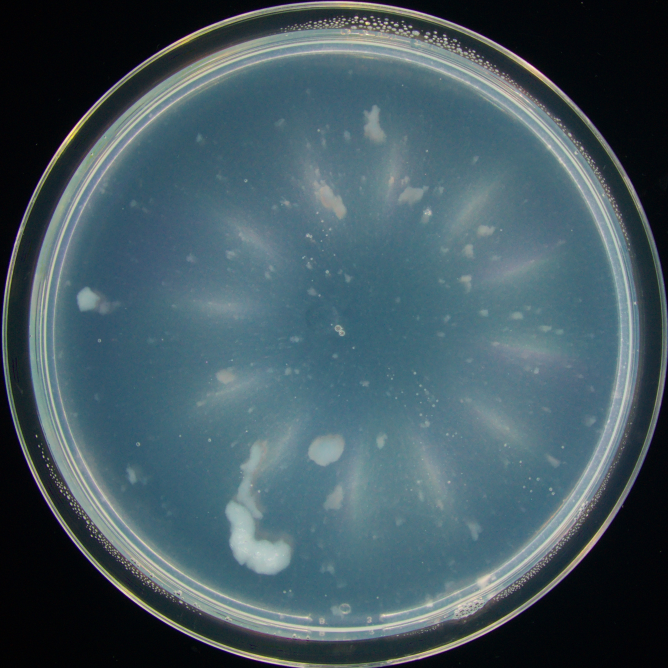
#> input picture Reshape Analysis/Outputs/QC/Cellulose Ammonium Sulfate/A1_sample_B2002_r3.0_f003.png, 668 x 668 px
$ python -i reshape_growth_analysis.py   (imports and definitions only)
#> lines starting #> are read from the running program, lines starting #| are printed output that depends on the picture
#> further down, picture is the input picture: shape (668, 668, 3); mean B, G, R 97.7, 89.3, 68.7
# -*- coding: utf-8 -*-
"""
RESHAPE radial growth analysis — image-sequence version.

Adapted from Juan F Sandoval's RESHAPE video pipeline for RI92 timelapse data
that is exported as one JPG sequence per plate rather than one video per plate.

Expected data layout (either a folder or a .zip, both work):

    Data/
      Dextrose Urea.zip                 <- or an extracted folder of the same name
        Dextrose Urea/
          A1/ RIS1_0_TL_10-PlateA1-0.jpg ... -95.jpg
          A2/ ...
          ...
          E3/ ...

The 15 positions A1-E3 are mapped to experimental conditions by
RESHAPE_PlateMap.xlsx (see reshape_platemap.py).

What it does per plate:
  1. Detect the agar circle once, on a reference frame (Hough, as in Juan's code).
  2. Mask + crop every frame to that circle.
  3. Background-subtract against frame 0 to segment mycelium.
  4. Record colony area, equivalent radius and mean RGB/luminance per frame.
  5. Average replicates by strain and plot growth curves, with controls handled
     separately.

Frames are processed in memory — no intermediate PNGs are written unless
SAVE_QC_FRAMES is on — so a 23 GB dataset does not become a 200 GB one.

Imperial College London
@Author: Wilson Porteus (built on Juan F Sandoval's RESHAPE pipeline)
@Date: July 2026
"""

from __future__ import annotations

import hashlib
import io
import math
import os
import pickle
import re
import zipfile
from pathlib import Path

import cv2
import matplotlib.pyplot as plt
import numpy as np
import pandas as pd

from reshape_summary import (
    kr_matrix,
    plot_kr_vs_mu,
    plot_minus_controls,
    minus_control_check,
    per_plate_rates,
    plot_kr_heatmap,
    strain_substrate_summary,
    write_summary_workbook,
)
from reshape_platemap import (
    ROLE_CONTAM,
    ROLE_UNUSED,
    ROLE_MINUS,
    ROLE_SAMPLE,
    ROLE_WATER,
    load_plate_map,
    plate_lookup,
    resolve_experiment,
)

# ---------------------------------------------------------------- paths
try:
    BASE_DIR = Path(__file__).resolve().parent.parent
except NameError:
    BASE_DIR = Path(os.getcwd())

INPUT_DIR = BASE_DIR / "Data"
PLATEMAP_PATH = BASE_DIR / "RESHAPE_PlateMap.xlsx"
OUTPUT_DIR = BASE_DIR / "Outputs"
# [1 line not run here, left out]
CACHE_DIR = OUTPUT_DIR / "cache"
# [1 line not run here, left out]

# ---------------------------------------------------------------- settings
# Restrict the run to specific experiments (folder names). Empty = all of them.
ONLY_EXPERIMENTS: list[str] = []

# Roles skipped entirely: not processed, not plotted, not in any CSV. Water plates
# carry no medium and so have no growth to measure. Set to () to bring them back;
# to drop an individual plate instead, set Include = N on its row in the workbook.
# "unused" marks a tray position that was deliberately not set up.
EXCLUDE_ROLES: tuple[str, ...] = (ROLE_WATER, ROLE_UNUSED)

FRAME_INTERVAL_HOURS = 0.5     # RI92 captured every 30 min
PLATE_DIAMETER_MM = 90.0
REFERENCE_FRAME_IDX = 2        # frame used to fit the agar circle

# --- condensation / baseline frame -----------------------------------------
# Growth is measured against a "clean" background frame. On plates that start
# with condensation, frame 0 is not clean: the condensation clearing shows up as
# a large apparent colony. When a plate's Baseline_Frame cell is blank the
# pipeline finds the first frame at which the image has stopped changing rapidly
# and uses that. Frames before the baseline are dropped from the series.
AUTO_BASELINE = True
AUTO_BASELINE_MAX_FRAME = 8      # never look past 4 h for a settled frame
AUTO_BASELINE_REF_FRAME = 20     # settled reference: 10 h, after condensation, before growth
AUTO_BASELINE_TOLERANCE = 1.5    # settled = within this multiple of the plateau level
AUTO_BASELINE_MIN_RATIO = 2.0    # frame 0 must be this much worse than the plateau
                                 # before we accept that condensation was present

# Source frames are 3040x3040. Analysing at full resolution is ~16x slower and
# changes area fractions by well under a percent. 0.25 -> 760x760.
DOWNSCALE = 0.25

# Agar detection (Hough) — radii are fractions of the frame's short side
HOUGH_MIN_RADIUS_FRAC = 0.35
HOUGH_MAX_RADIUS_FRAC = 0.48
HOUGH_DP = 1.2
HOUGH_MIN_DIST = 200
HOUGH_PARAM1 = 100
HOUGH_PARAM2 = 100
FALLBACK_RADIUS_FRAC = 0.45    # used if Hough finds nothing

# --- mycelium segmentation --------------------------------------------------
# Mycelium is brighter than the medium on every substrate here, so we threshold a
# signed rise in CIE lightness against the baseline frame rather than any colour
# change. Three things make that hold up across substrates:
#
#   RIM_KEEP          the Hough circle lands on the OUTER dish rim, and the wall
#                     plus meniscus occupy the outer ~20% of that radius. Measured
#                     on water controls, the artifact sits in the 0.8-0.9 band, so
#                     everything beyond RIM_KEEP is discarded. Without this the
#                     rim reflection is picked up as a colony.
#   drift correction  opaque media (cellulose, molasses) darken markedly over 48 h.
#                     Each frame the medium's own shift is measured from the pixels
#                     not yet claimed by the colony and subtracted, so a global
#                     change cannot flood the plate.
#   drift freezing    once the colony leaves less than MIN_MEDIUM_FRAC of visible
#                     medium there is nothing left to measure, and re-estimating
#                     would lock onto the colony itself and erase it. The last
#                     reliable value is held instead.
SEG_VERSION = 7                  # bump to invalidate cached results
RIM_KEEP = 0.78                  # fraction of detected radius analysed
MIN_DELTA_L = 3.0                # floor on brightness rise, 8-bit L units
MAD_K = 2.5                      # threshold = drift + MAD_K * robust sigma
MONOTONIC = True                 # a colony on agar does not shrink

# Segmentation runs in TWO PASSES over each plate.
#
# Pass 1 sweeps forward, estimating the medium drift and thresholding each frame,
# and unions the results into the colony's full footprint. Pass 2 replays the frames
# restricted to that footprint and accumulates, so the mask can only grow.
#
# A single streaming pass cannot do this. Deciding frame by frame which blob is the
# colony lets the choice jump between objects, which makes the mask shrink — the
# negative growth rates. Locking onto the first blob instead fixes the shrinking but
# freezes the plate on whatever it latched onto first: Molasses A1 locked onto an
# 8950 px artifact at frame 10 and stayed there for the remaining 43 hours while the
# real colony, a separate component, was never picked up. Size cannot separate the
# two — that artifact was larger than many genuine early colonies.
#
# Anchoring on the footprint works because the colony is unambiguous in the frames
# where it is largest, and growth on agar is spatially nested: mask(t) is contained
# in mask(T).
FOOTPRINT_DILATE_FRAC = 0.01     # slack around the footprint, fraction of plate radius
SEED_CORE_FRAC = 0.35            # inoculum region = this deep into the footprint

# Freezing the drift estimate. On a plate the mycelium eventually covers, the
# "medium pool" is really colony, and re-estimating from it walks the drift upward
# until the threshold exceeds the colony's own brightness and growth stops being
# detected — Molasses A1 drifted to +14 L and stalled at 58% on a fully covered
# plate. The estimate is therefore frozen while the pool is still mostly medium.
#
# Tempting alternative, do not use: capping the drift so it cannot rise. Some media
# (the blue agars) legitimately brighten, and capping makes the whole plate read as
# colony — it put a 43% mask on a visibly clean Dextrose Urea plate at 24 h.
MIN_MEDIUM_FRAC = 0.60
BLUR_KERNEL = 5
MORPH_KERNEL = 5
MIN_COMPONENT_AREA_FRAC = 2e-5   # fraction of agar area, scale-independent

# Loose aerial hyphae threshold as disconnected filaments with gaps between them.
# Each plate carries exactly one colony, so the mask is closed up and returned as a
# single filled region.
#   GAP_CLOSE_FRAC  morphological closing radius, as a fraction of the plate radius.
#                   Bridges gaps narrower than this between filaments of the same
#                   colony. Closing is dilate-then-erode, so the outer boundary is
#                   largely preserved; it fills gaps rather than growing the colony.
#   FILL_HOLES      fill anything enclosed by the colony outline. The interior of a
#                   colony is colonised even where individual hyphae are sparse.
GAP_CLOSE_FRAC = 0.06
FILL_HOLES = True

# Spores are pipetted into the middle, so the colony starts at the centre and grows
# outward. Components are therefore scored on how close their PIXELS get to the
# centre, not on their centroid: a long arc hugging the rim has a near-central
# centroid, which is how rim reflections used to win. Radii below are fractions of
# the plate radius.
NEAR_WEIGHT = 0.8                # penalty on the component's closest approach
MEAN_WEIGHT = 0.4                # penalty on its average distance from centre
MAX_START_RADIUS = 0.55          # reject anything never reaching within this of centre

# Output control
USE_CACHE = True               # reuse per-experiment pickles from a previous run
SAVE_QC_FRAMES = True          # write a few overlay PNGs per plate for eyeballing
QC_FRAME_INDICES = (0, 24, 48, 71, 95)
PLOTS = True
EXPORT_CSV = True

# [1 line not run here, left out]
plt.rcParams["font.sans-serif"] = ["Arial", "Helvetica", "DejaVu Sans"]

FRAME_RE = re.compile(r"-Plate([A-Z]\d+)-(\d+)\.jpe?g$", re.IGNORECASE)


# ================================================================ sources
class PlateSource:
    """Uniform access to plate frames, whether they live in a folder or a zip."""

    # [6 lines left out: function __init__, not called in this run]

    @property
    def name(self) -> str:
        return self.path.stem if self.is_zip else self.path.name

    # [19 lines left out: function _build_index, not called in this run]

    def plates(self) -> list[str]:
        return sorted(self._index.keys())

    def frame_indices(self, plate: str) -> list[int]:
        return [i for i, _ in self._index[plate]]

    # [13 lines left out: function read_frame, not called in this run]

    def close(self):
        if self._zf is not None:
            self._zf.close()


# [21 lines left out: function discover_sources, not called in this run]


# ================================================================ detection
def detect_agar_circle(image_bgr: np.ndarray) -> tuple[int, int, int]:
    """Fit the agar circle. Falls back to a centred circle if Hough finds none."""
    h, w = image_bgr.shape[:2]
#> h = 668; w = 668
    short = min(h, w)
#> short = 668
    min_r = int(short * HOUGH_MIN_RADIUS_FRAC)
#> min_r = 233
    max_r = int(short * HOUGH_MAX_RADIUS_FRAC)
#> max_r = 320

    gray = cv2.cvtColor(image_bgr, cv2.COLOR_BGR2GRAY)
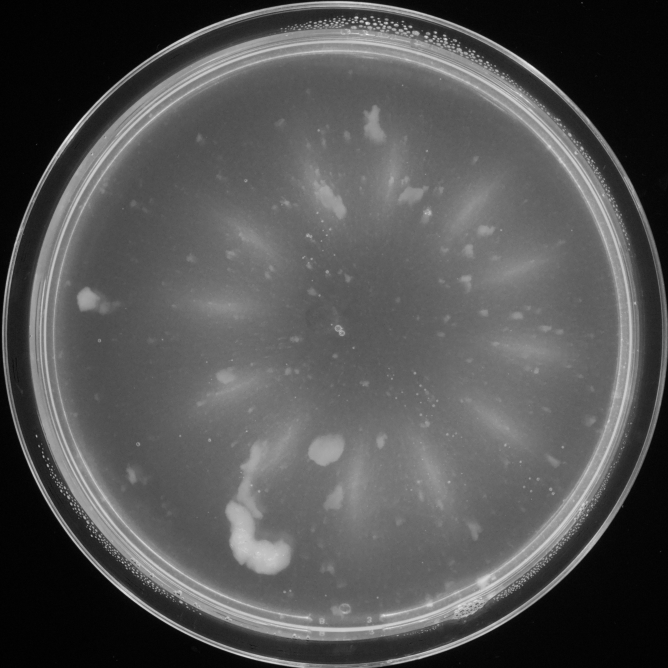
#> gray: shape (668, 668); min 0, max 237, mean 84.1
    gray = cv2.GaussianBlur(gray, (9, 9), 0)

    circles = cv2.HoughCircles(
        gray, cv2.HOUGH_GRADIENT,
        dp=HOUGH_DP,
        minDist=max(1, int(HOUGH_MIN_DIST * (DOWNSCALE or 1.0))),
        param1=HOUGH_PARAM1,
        param2=HOUGH_PARAM2,
        minRadius=min_r,
        maxRadius=max_r,
    )
#> circles = [[336.6, 334.2, 281.7], [293.4, 305.4, 283.6]]

    img_center = np.array([w / 2.0, h / 2.0])
#> img_center = [334, 334]

    if circles is None:
        r = int(short * FALLBACK_RADIUS_FRAC)
        return int(img_center[0]), int(img_center[1]), r

    circles = np.round(circles[0]).astype(int)
#> circles = [[337, 334, 282], [293, 305, 284]]
    best, best_score = None, None
    for x, y, r in circles:
        dist = np.linalg.norm(np.array([x, y]) - img_center)
        score = dist - 0.2 * r            # near-centre and large is good
        if best_score is None or score < best_score:
            best_score, best = score, (int(x), int(y), int(r))
#> this loop made 2 passes
#> (x, y, r, dist, score, best_score) on pass 1: (337, 334, 282, 3, -53.4, -53.4)
#> (x, y, r, dist, score) on pass 2: (293, 305, 284, 50.22, -6.58)
#> after the loop, best_score = -53.4
    return best


# [18 lines left out: functions crop_to_circle, radius_map, not called in this run]


def agar_mask(shape, valid: np.ndarray, keep: float = RIM_KEEP) -> np.ndarray:
    """The analysed region: the disc with the dish wall and meniscus removed."""
    return valid & (radius_map(shape) <= keep)


# [49 lines left out: functions mean_colour, area_metrics, _lab_lightness, _robust_centre_scale, not called in this run]


class PlateSegmenter:
    """
    Two-pass segmentation of one plate's frames. See the notes beside
    FOOTPRINT_DILATE_FRAC for why a single streaming pass does not work.

    Usage:
        seg = PlateSegmenter(base_crop, valid)
        for crop in crops:
            seg.add(crop)          # stores lightness only, not the full frame
        masks, diagnostics = seg.run()
    """

    # [18 lines left out: function __init__, not called in this run]

    # -- frame intake ----------------------------------------------------
    def add(self, crop_bgr: np.ndarray):
        """Store only the lightness plane; keeping full frames would be ~4x the RAM."""
        self._L.append(_lab_lightness(crop_bgr).astype(np.uint8))

    # -- helpers ---------------------------------------------------------
    # [367 lines left out: functions _clean, _single_colony, _component_containing, _fill_holes, _threshold_pass, _find_footprint and 4 more, not called in this run]


# Workbook fields that change the computed numbers. Editing any of these must
# invalidate the cache; everything else is a label and can simply be refreshed.
CACHE_RELEVANT_FIELDS = ("Role", "Include", "Baseline_Frame", "Start_Offset_h", "Last_Frame")


# [70 lines left out: functions _settings_key, process_experiment, not called in this run]


# ================================================================ summaries
METRICS = ["Area_mm2", "Area_percent", "Radius_mm", "Luminance",
           "R_mean", "G_mean", "B_mean"]

# Plate-map columns copied onto every plate's time series. Keep this in one place:
# when a new grouping column was added to the workbook but not to this list, the
# whole run completed and then died in summarise() with KeyError: 'Condition'.
PLATE_META_COLUMNS = (
    "Plate", "Role", "Strain", "Replicate", "Spores",
    "Carbon", "Nitrogen", "Group", "Notes",
    "Condition", "Bio_Replicate", "Minus_Control_Omits", "Last_Frame",
    "Gelling_Agent",
)


# [59 lines left out: function summarise, not called in this run]


# Plot styling for the control roles. The two controls answer different questions and
# are easy to confuse at a glance, so they are given deliberately unlike marks rather
# than two similar dashed greys.
CONTROL_STYLE = {
    ROLE_CONTAM: dict(color="#8E44AD", linestyle="--", marker="^",
                      markersize=7, markevery=10, markeredgecolor="#4A235A"),
    ROLE_MINUS: dict(color="#111111", linestyle="-.", marker="s",
                     markersize=5, markevery=10),
    ROLE_WATER: dict(color="0.55", linestyle=":", marker=None),
}

X_AXIS_LABEL = "Incubation time (h)"


# [275 lines left out: functions condition_titles, plot_condition, growth_rates, main, not called in this run]


# [2 lines not run here, left out]

>>> import cv2
>>> picture = cv2.imread('../Outputs/QC/Cellulose Ammonium Sulfate/A1_sample_B2002_r3.0_f003.png')
>>> result = detect_agar_circle(picture)
#> result = (337, 334, 282)

$ run again, on Reshape Analysis/Outputs/QC/Coffee Ammonium Sulfate/A1_sample_B2002_r3.0_f095.png
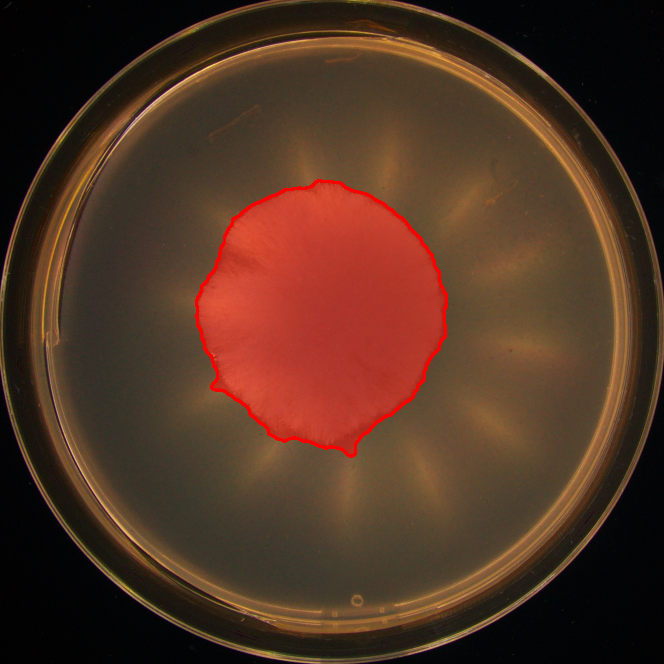
#> input picture Reshape Analysis/Outputs/QC/Coffee Ammonium Sulfate/A1_sample_B2002_r3.0_f095.png, 664 x 664 px
#> picture is the input picture: shape (664, 664, 3); mean B, G, R 34.8, 50.9, 80.8
#> in detect_agar_circle, `gray = cv2.cvtColor(image_bgr, cv2.COLOR_BGR2GRAY)`:
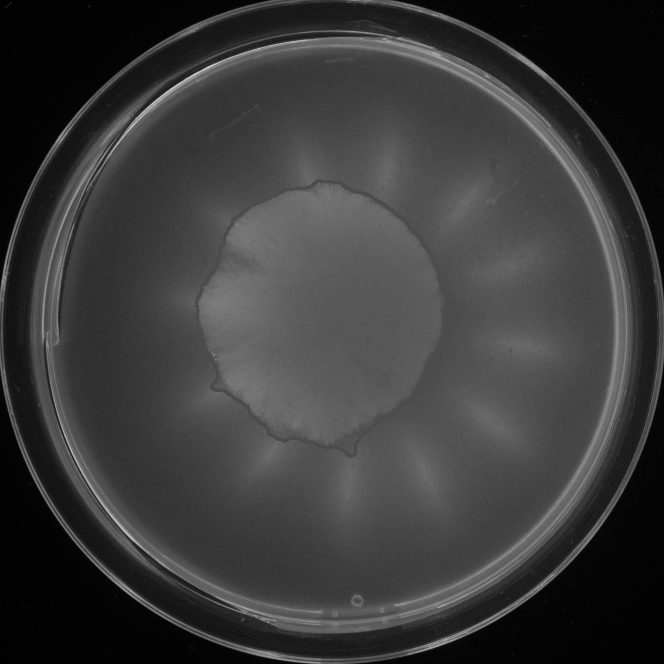
#> gray: shape (664, 664); min 0, max 216, mean 58
#> in detect_agar_circle, `circles = cv2.HoughCircles( gray, cv2.HOUGH_GRADIENT, dp=HOUGH_DP, min..`: circles = [[333, 328.2, 281.3]]
#> in detect_agar_circle, `circles = np.round(circles[0]).astype(int)`: circles = [[333, 328, 281]]
#> the loop in detect_agar_circle, `for x, y, r in circles:` made 1 pass
#> (x, y, r, dist, score, best_score) on pass 1: (333, 328, 281, 4.12, -52.08, -52.08)
#> after the loop in detect_agar_circle, `for x, y, r in circles:`: best_score = -52.08
#> result = (333, 328, 281)

$ run again, on Reshape Analysis/Outputs/QC/Coffee Ammonium Sulfate/A2_sample_B2002_r2.0_f024.png
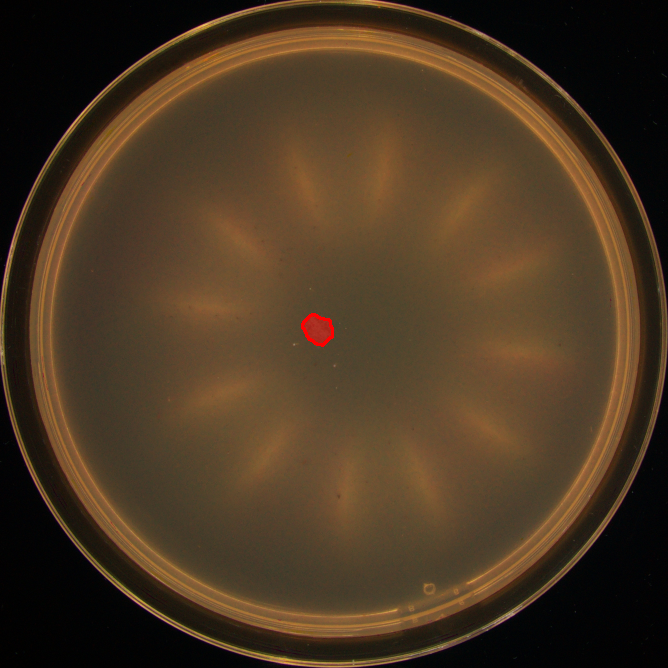
#> input picture Reshape Analysis/Outputs/QC/Coffee Ammonium Sulfate/A2_sample_B2002_r2.0_f024.png, 668 x 668 px
#> picture is the input picture: shape (668, 668, 3); mean B, G, R 34.6, 55.2, 74.4
#> in detect_agar_circle, `gray = cv2.cvtColor(image_bgr, cv2.COLOR_BGR2GRAY)`:
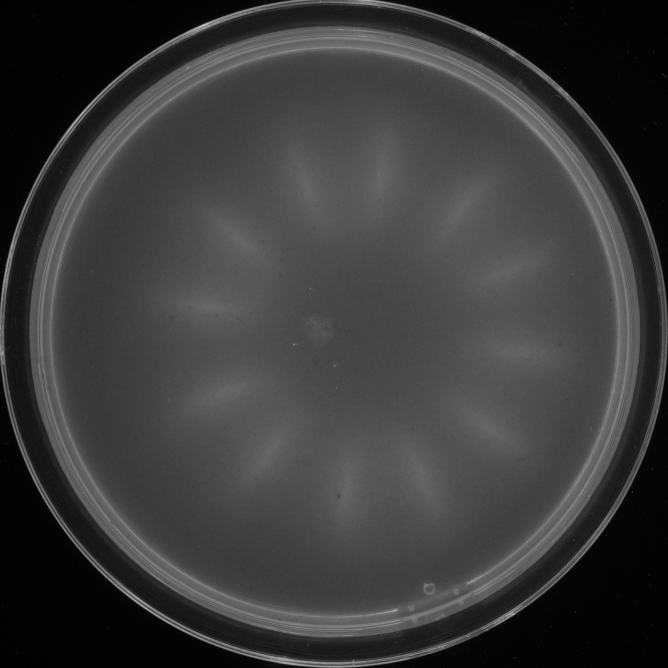
#> gray: shape (668, 668); min 0, max 197, mean 58.6
#> in detect_agar_circle, `circles = cv2.HoughCircles( gray, cv2.HOUGH_GRADIENT, dp=HOUGH_DP, min..`: circles = [[334.2, 330.6, 305.6]]
#> in detect_agar_circle, `circles = np.round(circles[0]).astype(int)`: circles = [[334, 331, 306]]
#> the loop in detect_agar_circle, `for x, y, r in circles:` made 1 pass
#> (x, y, r, dist, score, best_score) on pass 1: (334, 331, 306, 3, -58.2, -58.2)
#> after the loop in detect_agar_circle, `for x, y, r in circles:`: best_score = -58.2
#> result = (334, 331, 306)

$ run again, on Reshape Analysis/Outputs/QC/Dextrose AS V4/A1_sample_NH_r1.0_f006.png
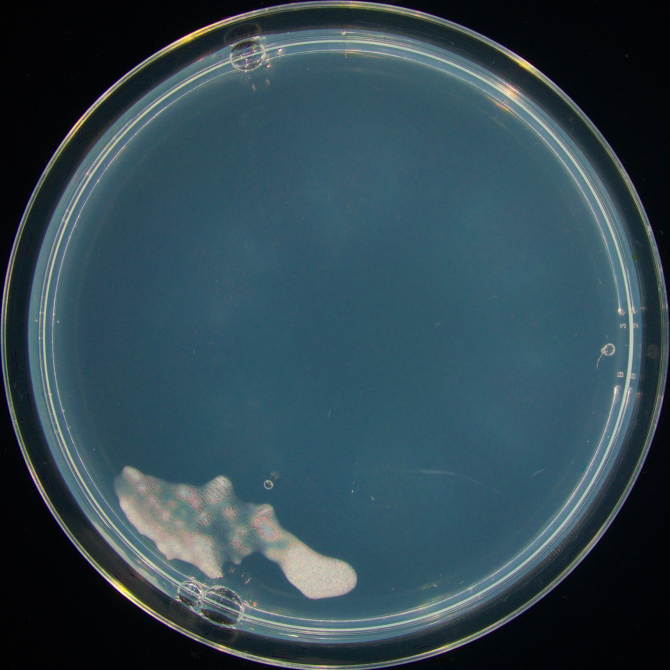
#> input picture Reshape Analysis/Outputs/QC/Dextrose AS V4/A1_sample_NH_r1.0_f006.png, 670 x 670 px
#> picture is the input picture: shape (670, 670, 3); mean B, G, R 82.4, 72.6, 50.4
#> in detect_agar_circle, `gray = cv2.cvtColor(image_bgr, cv2.COLOR_BGR2GRAY)`:
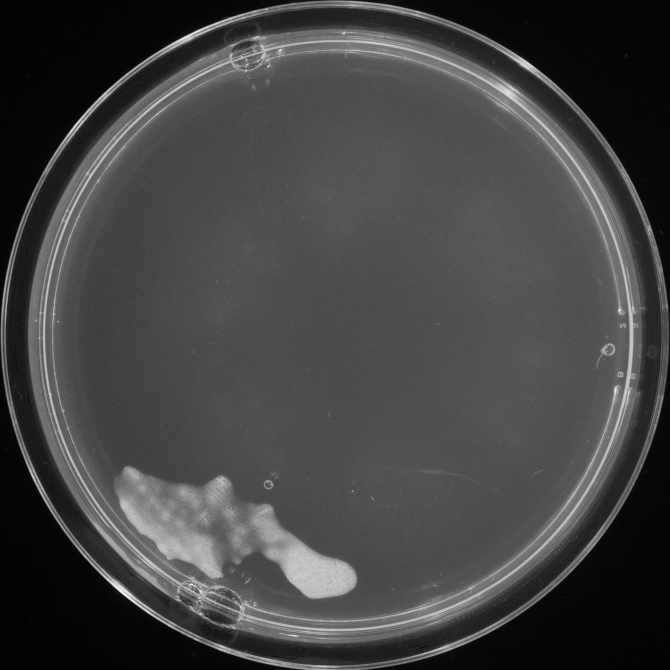
#> gray: shape (670, 670); min 0, max 247, mean 67.1
#> in detect_agar_circle, `circles = cv2.HoughCircles( gray, cv2.HOUGH_GRADIENT, dp=HOUGH_DP, min..`: circles = [[336.6, 335.4, 291.7], [303, 297, 286], [377.4, 301.8, 280.7]]
#> in detect_agar_circle, `circles = np.round(circles[0]).astype(int)`: circles = [[337, 335, 292], [303, 297, 286], [377, 302, 281]]
#> the loop in detect_agar_circle, `for x, y, r in circles:` made 3 passes
#> (x, y, r, dist, score, best_score) on pass 1: (337, 335, 292, 2, -56.4, -56.4)
#> after the loop in detect_agar_circle, `for x, y, r in circles:`: best_score = -56.4
#> result = (337, 335, 292)
